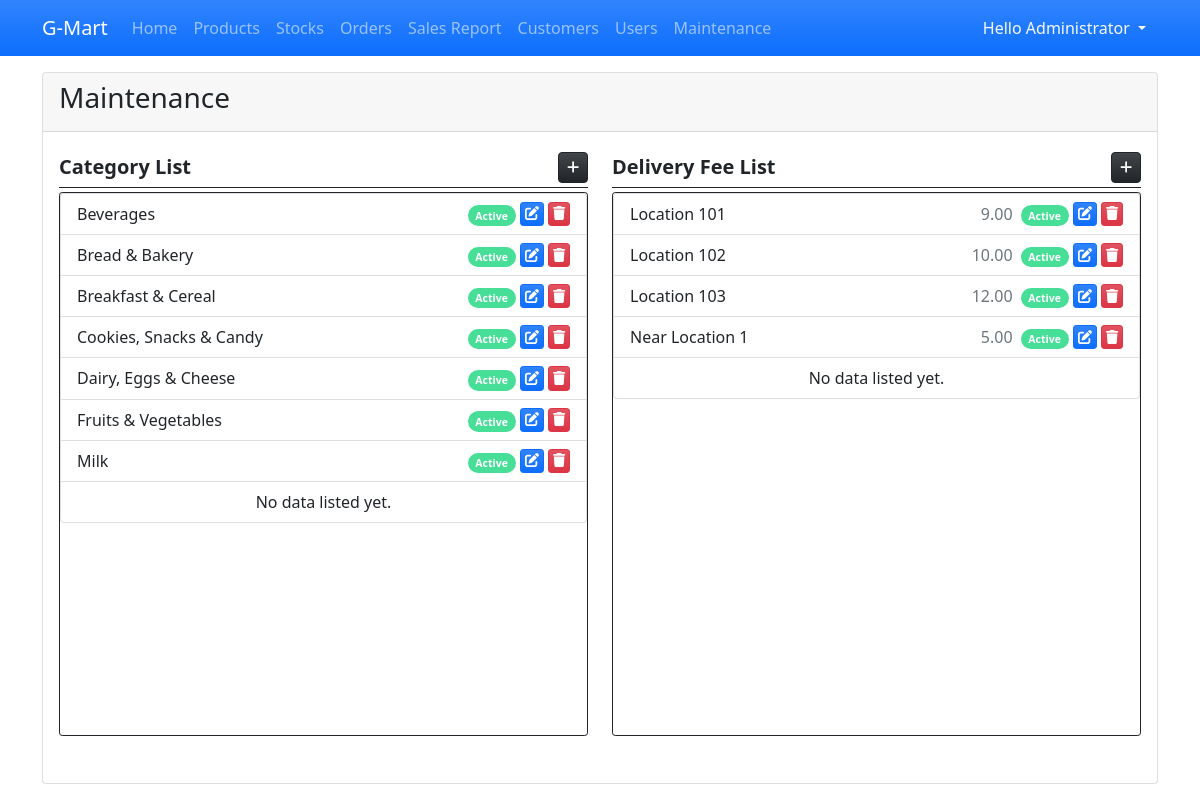
The app's page /admin/?page=maintenance (signed in) with its own data.
### tables this page shows
CREATE TABLE `category_list` (
            `category_id` INTEGER NOT NULL PRIMARY KEY AUTOINCREMENT,
            `name` INTEGER NOT NULL,
            `status` INTEGER NOT NULL Default 1,
            `date_created` TIMESTAMP DEFAULT CURRENT_TIMESTAMP
        );

CREATE TABLE `fees_list` (
            `fee_id` INTEGER NOT NULL PRIMARY KEY AUTOINCREMENT,
            `location` INTEGER NOT NULL,
            `amount` REAL NOT NULL,
            `status` INTEGER NOT NULL Default 1,
            `date_created` TIMESTAMP DEFAULT CURRENT_TIMESTAMP
        );

### admin/maintenance.php (the view, shortened to what this page needs)
<div class="card h-100 d-flex flex-column">
    <div class="card-header d-flex justify-content-between">
        <h3 class="card-title">Maintenance</h3>
    </div>
    <div class="card-body flex-grow-1">
        <div class="col-12 h-100">
            <div class="row h-100">
                <div class="col-md-6 h-100 d-flex flex-column">
                    <div class="w-100 d-flex border-bottom border-dark py-1 mb-1">
                        <div class="fs-5 col-auto flex-grow-1"><b>Category List</b></div>
                        <div class="col-auto flex-grow-0 d-flex justify-content-end">
                            <a href="javascript:void(0)" id="new_category" class="btn btn-dark btn-sm bg-gradient rounded-2" title="Add category"><span class="fa fa-plus"></span></a>
                        </div>
                    </div>
                    <div class="h-100 overflow-auto border rounded-1 border-dark card-panel">
                        <ul class="list-group">
                            <?php
                            $dept_qry = $conn->query("SELECT * FROM `category_list` order by `name` asc");
                            while($row = $dept_qry->fetchArray()):
                            ?>
                            <li class="list-group-item d-flex">
                                <div class="col-auto flex-grow-1">
                                    <?php echo $row['name'] ?>
                                </div>
                                <div class="col-auto">
                                    <?php if($row['status'] == 1): ?>
                                        <a href="javascript:void(0)" class="update_stat_cat badge bg-success bg-gradiend rounded-pill text-decoration-none me-1" title="Update Status" data-toStat = "0" data-id="<?php echo $row['category_id'] ?>" data-name="<?php echo $row['name'] ?>"><small>Active</small></a>
                                        <?php else: ?>
                                        <a href="javascript:void(0)" class="update_stat_cat badge bg-secondary bg-gradiend rounded-pill text-decoration-none me-1" title="Update Status" data-toStat = "1" data-id="<?php echo $row['category_id'] ?>"  data-name="<?php echo $row['name'] ?>"><small>Inactive</small></a>
                                    <?php endif; ?>
                                </div>
                                <div class="col-auto d-flex justify-content-end">
                                    <a href="javascript:void(0)" class="edit_category btn btn-sm btn-primary bg-gradient py-0 px-1 me-1" title="Edit category Details" data-id="<?php echo $row['category_id'] ?>"  data-name="<?php echo $row['name'] ?>"><span class="fa fa-edit"></span></a>
                                    <a href="javascript:void(0)" class="delete_category btn btn-sm btn-danger bg-gradient py-0 px-1" title="Delete category" data-id="<?php echo $row['category_id'] ?>"  data-name="<?php echo $row['name'] ?>"><span class="fa fa-trash"></span></a>
                                </div>
                            </li>
                            <?php endwhile; ?>
                            <?php if(!$dept_qry->fetchArray()): ?>
                                <li class="list-group-item text-center">No data listed yet.</li>
                            <?php endif; ?>
                        </ul>
                    </div>
                </div>
                <div class="col-md-6 h-100 d-flex flex-column">
                    <div class="w-100 d-flex border-bottom border-dark py-1 mb-1">
                        <div class="fs-5 col-auto flex-grow-1"><b>Delivery Fee List</b></div>
                        <div class="col-auto flex-grow-0 d-flex justify-content-end">
                            <a href="javascript:void(0)" id="new_fee" class="btn btn-dark btn-sm bg-gradient rounded-2" title="Add fee"><span class="fa fa-plus"></span></a>
                        </div>
                    </div>
                    <div class="h-100 overflow-auto border rounded-1 border-dark card-panel">
                        <ul class="list-group">
                            <?php
                            $dept_qry = $conn->query("SELECT * FROM `fees_list` order by `location` asc");
                            while($row = $dept_qry->fetchArray()):
                            ?>
                            <li class="list-group-item d-flex">
                                <div class="col-auto flex-grow-1">
                                    <div class="w-100 d-flex">
                                    <span class="col-auto flex-grow-1">
                                        <?php echo $row['location'] ?>
                                    </span>
                                    <span class="col-auto col-auto px-2 text-muted"><?php echo number_format($row['amount'],2) ?></span>
                                    </div>
                                </div>
                                <div class="col-auto">
                                    <?php if($row['status'] == 1): ?>
                                        <a href="javascript:void(0)" class="update_stat_fee badge bg-success bg-gradiend rounded-pill text-decoration-none me-1" title="Update Status" data-toStat = "0" data-id="<?php echo $row['fee_id'] ?>" data-name="<?php echo $row['location'] ?>"><small>Active</small></a>
                                        <?php else: ?>
                                        <a href="javascript:void(0)" class="update_stat_fee badge bg-secondary bg-gradiend rounded-pill text-decoration-none me-1" title="Update Status" data-toStat = "1" data-id="<?php echo $row['fee_id'] ?>"  data-name="<?php echo $row['location'] ?>"><small>Inactive</small></a>
                                    <?php endif; ?>
                                </div>
                                <div class="col-auto d-flex justify-content-end">
                                    <a href="javascript:void(0)" class="edit_fee btn btn-sm btn-primary bg-gradient py-0 px-1 me-1" title="Edit fee Details" data-id="<?php echo $row['fee_id'] ?>"  data-name="<?php echo $row['location'] ?>"><span class="fa fa-edit"></span></a>
                                    <a href="javascript:void(0)" class="delete_fee btn btn-sm btn-danger bg-gradient py-0 px-1" title="Delete fee" data-id="<?php echo $row['fee_id'] ?>"  data-name="<?php echo $row['location'] ?>"><span class="fa fa-trash"></span></a>
                                </div>
                            </li>
                            <?php endwhile; ?>
                            <?php if(!$dept_qry->fetchArray()): ?>
                                <li class="list-group-item text-center">No data listed yet.</li>
                            <?php endif; ?>
                        </ul>
                    </div>
                </div>
            </div>
        </div>
    </div>
</div>

### admin/index.php (shortened to what this page needs)
<?php
$page = isset($_GET['page']) ? $_GET['page'] : 'home';
?>
<!DOCTYPE html>
<html lang="en">
<head>
    <link rel="stylesheet" href="../Font-Awesome-master/css/all.min.css">
    <link rel="stylesheet" href="../css/bootstrap.min.css">
    <link rel="stylesheet" href="../select2/css/select2.min.css">
    <link rel="stylesheet" href="../css/custom.css">
    <link rel="stylesheet" href="../DataTables/datatables.min.css">
</head>
<body>
    <main>
    <nav class="navbar navbar-expand-lg navbar-dark bg-primary bg-gradient" id="topNavBar">
        <div class="container">
            <a class="navbar-brand" href="#">
            G-Mart
            </a>
            <div class="collapse navbar-collapse" id="navbarNav">
                <ul class="navbar-nav">
                    <li class="nav-item">
                        <a class="nav-link <?php echo ($page == 'home')? 'active' : '' ?>" aria-current="page" href="./">Home</a>
                    </li>
                    <li class="nav-item">
                        <a class="nav-link  <?php echo ($page == 'products')? 'active' : '' ?>" href="./?page=products">Products</a>
                    </li>
                        <a class="nav-link  <?php echo ($page == 'stocks')? 'active' : '' ?>" href="./?page=stocks">Stocks</a>
                    <li class="nav-item">
                        <a class="nav-link  <?php echo ($page == 'orders')? 'active' : '' ?>" href="./?page=orders">Orders</a>
                    </li>
                    <li class="nav-item">
                        <a class="nav-link  <?php echo ($page == 'report')? 'active' : '' ?>" href="./?page=report">Sales Report</a>
                    </li>
                    <li class="nav-item">
                        <a class="nav-link <?php echo ($page == 'customers')? 'active' : '' ?>" aria-current="page" href="./?page=customers">Customers</a>
                    </li>
                    <li class="nav-item">
                        <a class="nav-link <?php echo ($page == 'users')? 'active' : '' ?>" aria-current="page" href="./?page=users">Users</a>
                    </li>
                    <li class="nav-item">
                        <a class="nav-link" href="./?page=maintenance">Maintenance</a>
                    </li>
                </ul>
            </div>
            <div>
            <div class="dropdown">
                <button class="btn btn-secondary dropdown-toggle bg-transparent  text-light border-0" type="button" id="dropdownMenuButton1" data-bs-toggle="dropdown" aria-expanded="false">
                    Hello <?php echo $_SESSION['fullname'] ?>
                </button>
            </div>
            </div>
        </div>
    </nav>
    <div class="container py-3" id="page-container">
        <?php
            include $page.'.php';
        ?>
    </div>
    </main>
</body>
</html>

### css/custom.css (style rules this page uses)
:root { --bs-success-rgb: 71, 222, 152 !important; }
html, body { height: 100%; width: 100%; }
main { height: 100%; display: flex; flex-flow: column; }
#page-container { flex: 1 1 auto; overflow: auto; }
#topNavBar { flex: 0 1 auto; }

### admin/maintenance.php (style rules this page uses)
.card-panel { overflow:auto !important; height:68vh !important; }

### records on screen
category_list: name "Beverages"
category_list: name "Bread & Bakery"
category_list: name "Breakfast & Cereal"
category_list: name "Cookies, Snacks & Candy"
category_list: name "Dairy, Eggs & Cheese"
category_list: name "Fruits & Vegetables"
category_list: name "Milk"
fees_list: location "Location 101", amount "9.00"
fees_list: location "Location 102", amount "10.00"
fees_list: location "Location 103", amount "12.00"
fees_list: location "Near Location 1", amount "5.00"

### other values on screen
$_SESSION['fullname'] "Administrator"
